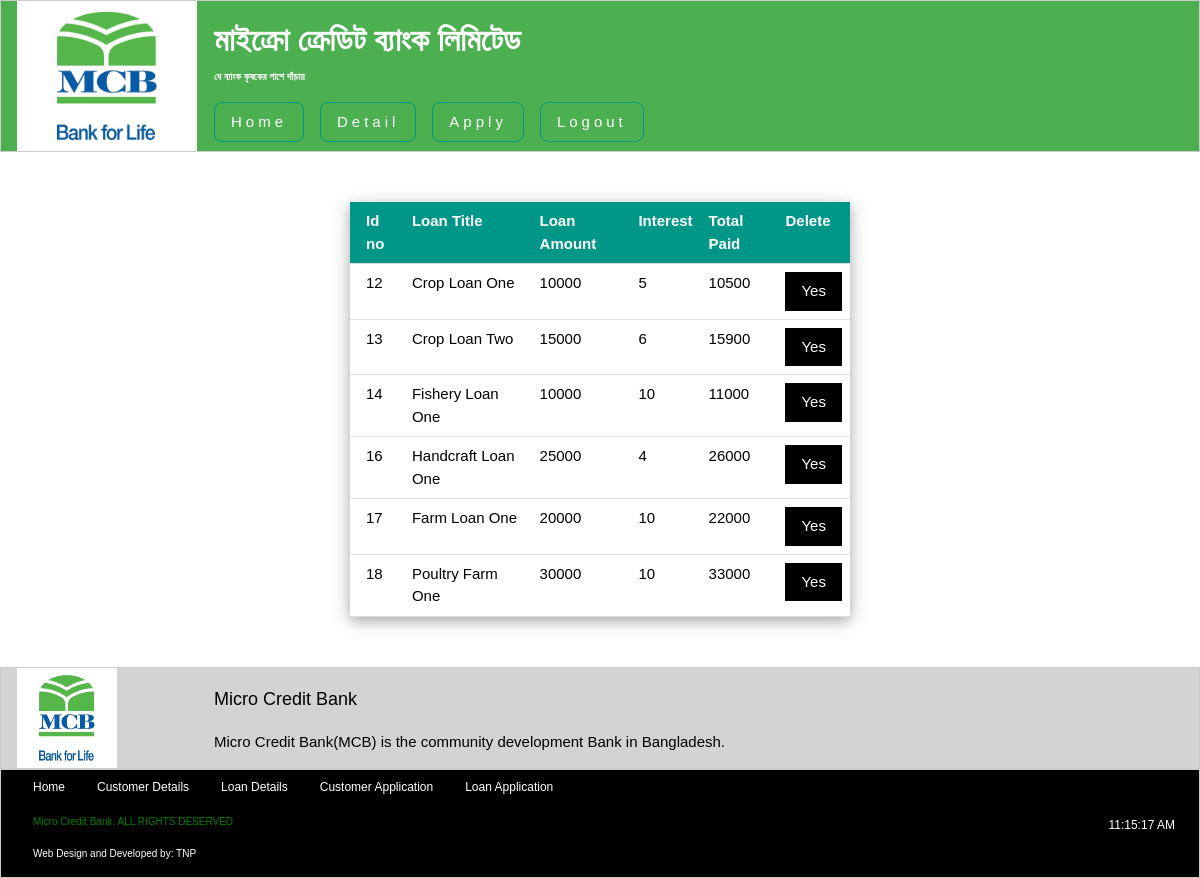
Page /micro_credit_bank/loan_detail.php on the earlier database version.
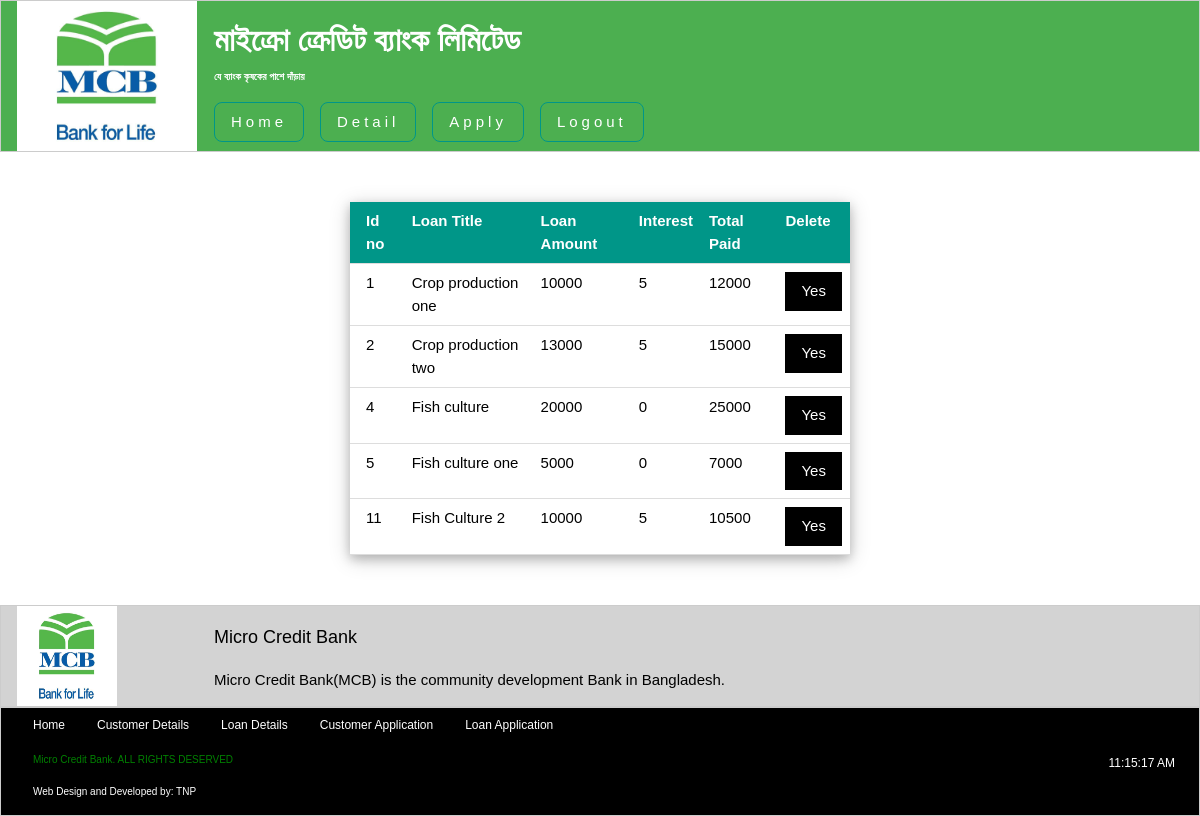
Same page on the later database version.
### tables this page shows
CREATE TABLE IF NOT EXISTS `loan_category` (
`category_id` int(11) NOT NULL,
  `loan_type` varchar(255) NOT NULL,
  `loan_amount` int(11) NOT NULL,
  `total_paid` int(11) NOT NULL,
  `validity` varchar(255) NOT NULL,
  `interest` int(11) NOT NULL
);

### micro_credit_bank/loan_detail.php (the view, shortened to what this page needs)
<div class="w3-container" style="min-height:295px;height:auto;">
<?php
	$sql = "SELECT * FROM loan_category";
	$result = mysql_query($sql);
	if($result)
	{
		if(mysql_num_rows($result))
		{?>
			<table class="w3-table w3-container w3-hoverable w3-bordered w3-middle w3-card-4" style="max-width:500px;width:50%;margin-top:50px; margin-bottom: 50px; font-family: Arial; ">
					<thead>
						<tr class="w3-teal">
							<th> Id no </th>
							<th> Loan Title </th>
							<th> Loan Amount </th>
							<th> Interest </th>
							<th> Total Paid </th>
							<th> Delete </th>
						</tr>
					</thead>
		<?php
			while($row = mysql_fetch_assoc($result))
			{
				?>
					<tr>
						<td> <?php echo $row['category_id']; ?> </td>
						<td> <?php echo $row['loan_type']; ?> </td>
						<td> <?php echo $row['loan_amount']; ?> </td>
						<td> <?php echo $row['interest']; ?> </td>
						<td> <?php echo $row['total_paid'] ?> </td>
						<td> <a href="loan_delete.php?id=<?php echo $row['category_id']; ?>"> <button class="w3-button w3-black" onclick="remove_note()">Yes</button></a> </td>
					</tr>
		<?php
			}
		?>
			</table>
	<?php
		}
	}
?>
</div>

Differences in the rows shown:
removed loan_category: category_id "12", loan_type "Crop Loan One", loan_amount "10000", interest "5", total_paid "10500"
removed loan_category: category_id "13", loan_type "Crop Loan Two", loan_amount "15000", interest "6", total_paid "15900"
removed loan_category: category_id "14", loan_type "Fishery Loan One", loan_amount "10000", interest "10", total_paid "11000"
removed loan_category: category_id "16", loan_type "Handcraft Loan One", loan_amount "25000", interest "4", total_paid "26000"
removed loan_category: category_id "17", loan_type "Farm Loan One", loan_amount "20000", interest "10", total_paid "22000"
removed loan_category: category_id "18", loan_type "Poultry Farm One", loan_amount "30000", interest "10", total_paid "33000"
added loan_category: category_id "1", loan_type "Crop production one", loan_amount "10000", interest "5", total_paid "12000"
added loan_category: category_id "2", loan_type "Crop production two", loan_amount "13000", interest "5", total_paid "15000"
added loan_category: category_id "4", loan_type "Fish culture", loan_amount "20000", interest "0", total_paid "25000"
added loan_category: category_id "5", loan_type "Fish culture one", loan_amount "5000", interest "0", total_paid "7000"
added loan_category: category_id "11", loan_type "Fish Culture 2", loan_amount "10000", interest "5", total_paid "10500"
